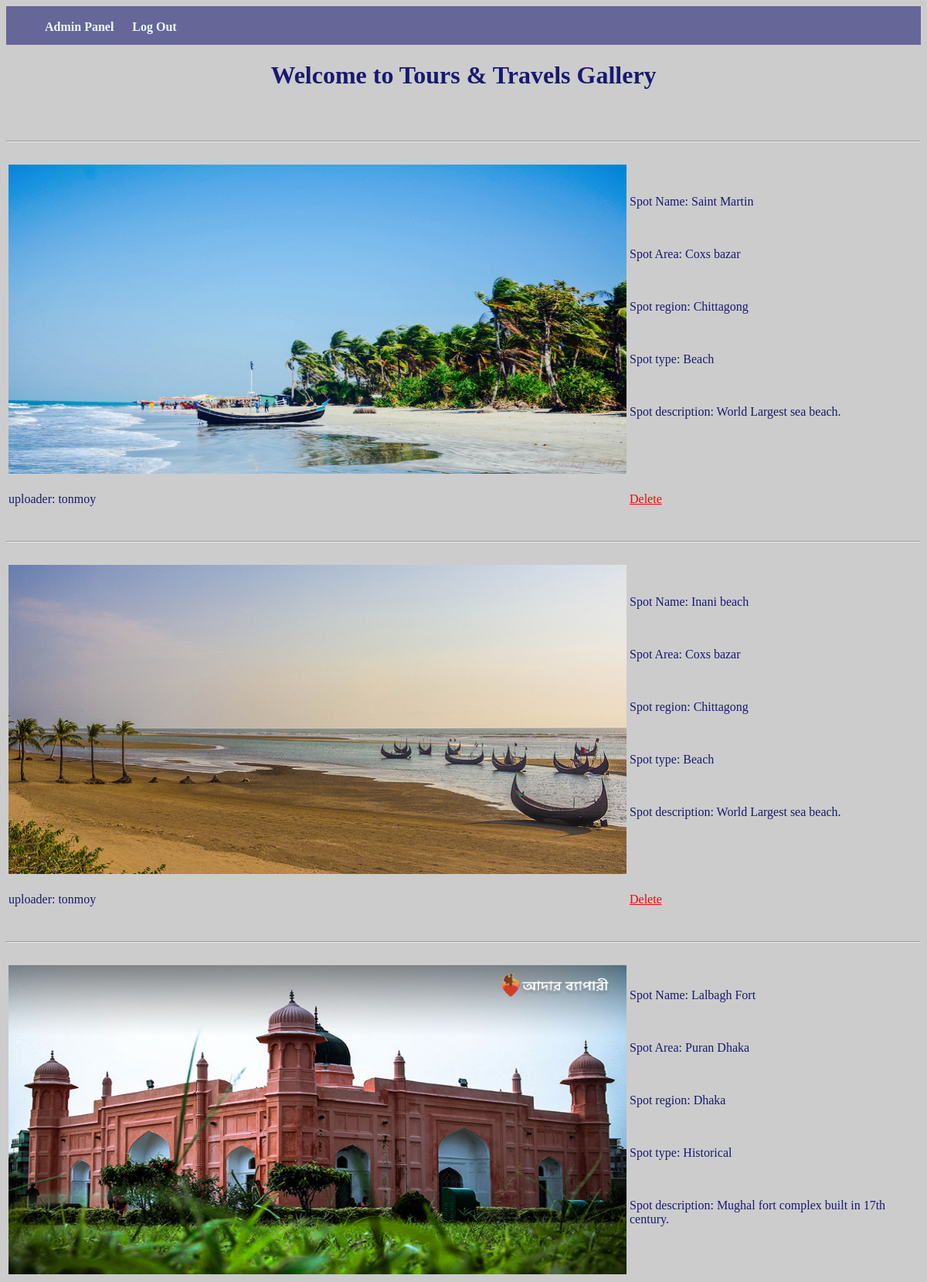
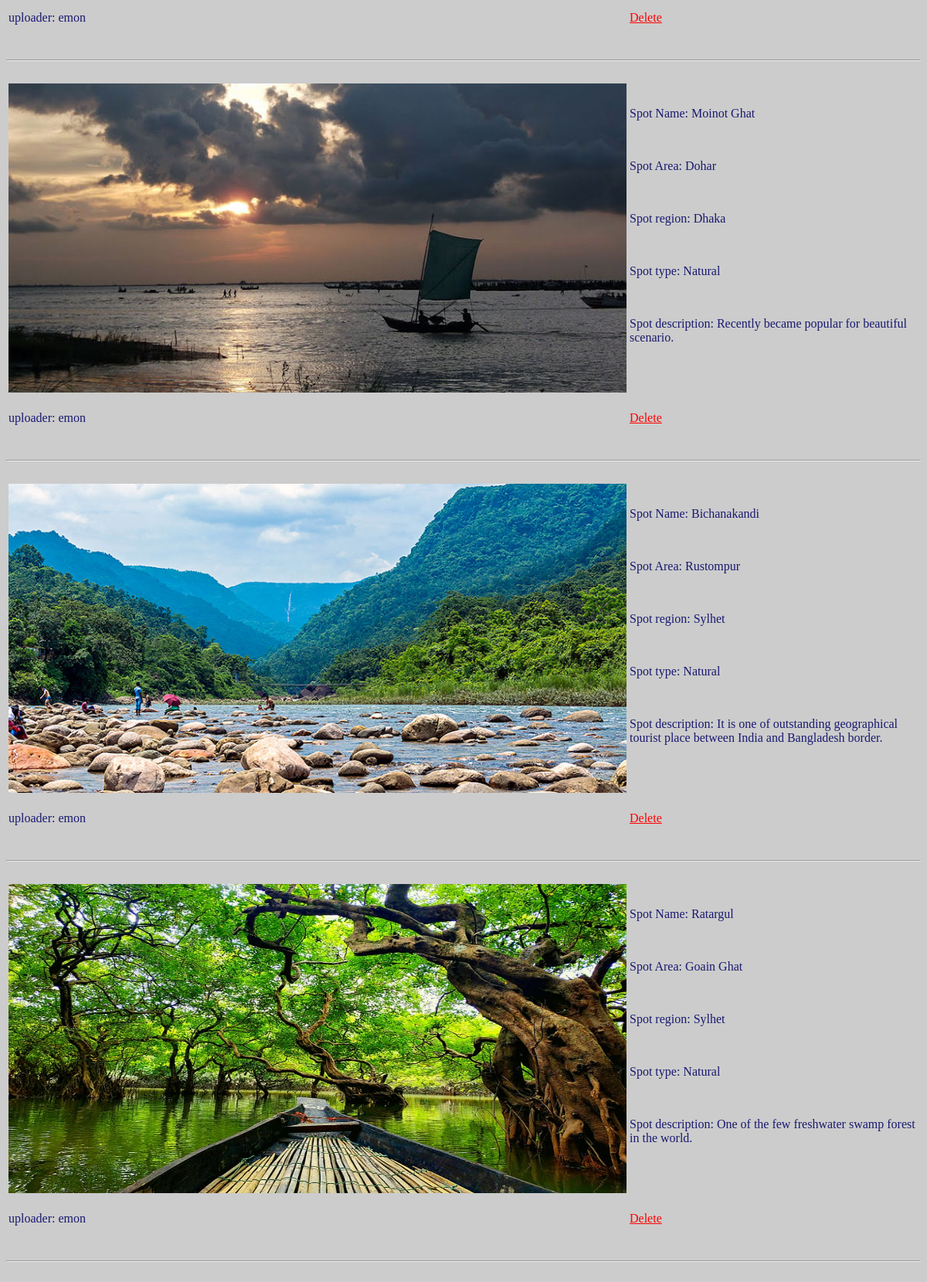
Page /View/adminGallery.php (signed in, upper part) on the committed database (2 pictures, top to bottom).
### tables this page shows
CREATE TABLE `spotdata` (
  `username` varchar(100) NOT NULL,
  `sname` varchar(500) NOT NULL,
  `sarea` varchar(500) NOT NULL,
  `sregion` varchar(500) NOT NULL,
  `splacetype` varchar(500) NOT NULL,
  `sdescription` varchar(5000) NOT NULL,
  `spotimage` varchar(500) NOT NULL
);

### Model/loadSpotData.php (called while the page is built, shortened)
<?php
function loadFromDatabase($sql3)
{
global $cred;
	$conn = mysqli_connect("localhost", "root", "","database");
	$result = mysqli_query($conn, $sql3)or die(mysqli_error($conn));
	while($row = mysqli_fetch_assoc($result)) {
		$ar=array();
		$ar["uploader"]=$row["username"];
		$ar["name"]=$row["sname"];
		$ar["area"]=$row["sarea"];
		$ar["region"]=$row["sregion"];
		$ar["type"]=$row["splacetype"];
		$ar["desciption"]=$row["sdescription"];
		$ar["picture"]=$row["spotimage"];
		$cred[]=$ar;
}
}
function loadData($sql3){
	$dataSource="mysql";
	global $sql3;
	if($dataSource=="mysql"){
		loadFromDatabase($sql3);
	}
}
?>

### View/adminGallery.php (the view, shortened to what this page needs)
<!DOCTYPE html>
<html>
	<head>
		<link rel="stylesheet" href="css/gallery.css">
	</head>
	<body bgcolor="#cccccc">
		<div class = "menu">
		<ul>
		    <li><a href="adminhome.php">Admin Panel</a></li>
	        <li><a href="../Controllers/logout.php">Log Out</a></li>
		</ul>
	</div>
		<h1 style="text-align: center;">Welcome to Tours & Travels Gallery</h1><br/>
	<?php
	require("../Model/loadSpotData.php");
	$cred=array();
	$sql3="select * from spotdata";
	loadData($sql3);
foreach($cred as $b)
{
$pic=$b["picture"];
$Uploader=$b["uploader"];
$spotname=$b["name"];
$spotarea=$b["area"];
$spotregion=$b["region"];
$spotplacetype=$b["type"];
$spotdescription=$b["desciption"];
echo"<table>";
echo "<tr><td><br/><img src='../Model/Uploads/$pic ' alt='error' width='800' height='400'></td><td><p>Spot Name: $spotname</p><br/><p>Spot Area: $spotarea</p><br/><p>Spot region: $spotregion</p><br/><p>Spot type: $spotplacetype</p><br/><p>Spot description: $spotdescription</p><br/></td></tr>";
echo"<tr><td><p>uploader: $Uploader</p></td><td><a style='color: red' href='../Model/removeSpotData.php?photo=$pic'>Delete</a></td><br/><hr/></tr>";
echo"</table>";
}
	?>
</body>
</html>

### View/css/gallery.css (style rules this page uses)
* { box-sizing: border-box; }
body { font-family: verdana; color: midnightblue; }
.menu { width :100%; height :50px; background-color: #666699; }
.menu ul { margin:0px; padding-top:5px; position:relative; }
.menu ul li { display:inline-block; list-style-type:none; font-size:30px; }
.menu ul li a { color: #e6ffff; font-size:16px; font-family:verdana; font-weight:bold ; text-decoration:none; padding:10px; }

### rows in the picture
spotdata: spotimage (picture), sname "Saint Martin", sarea "Coxs bazar", sregion "Chittagong", splacetype "Beach", sdescription "World Largest sea beach.", username "tonmoy"
spotdata: spotimage (picture), sname "Inani beach", sarea "Coxs bazar", sregion "Chittagong", splacetype "Beach", sdescription "World Largest sea beach.", username "tonmoy"
spotdata: spotimage (picture), sname "Lalbagh Fort", sarea "Puran Dhaka", sregion "Dhaka", splacetype "Historical", sdescription "Mughal fort complex built in 17th century.", username "emon"
spotdata: spotimage (picture), sname "Moinot Ghat", sarea "Dohar", sregion "Dhaka", splacetype "Natural", sdescription "Recently became popular for beautiful scenario.", username "emon"
spotdata: spotimage (picture), sname "Bichanakandi", sarea "Rustompur", sregion "Sylhet", splacetype "Natural", sdescription "It is one of outstanding geographical tourist place between India and Bangladesh border.", username "emon"
spotdata: spotimage (picture), sname "Ratargul", sarea "Goain Ghat", sregion "Sylhet", splacetype "Natural", sdescription "One of the few freshwater swamp forest in the world.", username "emon"
